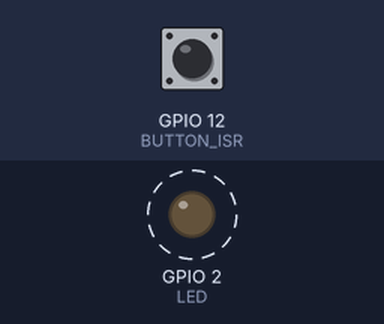
A program run on a simulated ESP32. Parts: output pins drawn as LEDs (lit = HIGH). Dashed ring = blinking. Inputs (shaded band) come from the test bench; at power-on: GPIO 12 (BUTTON_ISR) HIGH. What the program prints to the serial monitor is not drawn.

Above: at 0.2 s.
1.3 s: GPIO 12 (BUTTON_ISR) pulled LOW for 0.15 s
Timing chart, 0 to 10.4 s (numbered marks = the images above; inputs shaded):
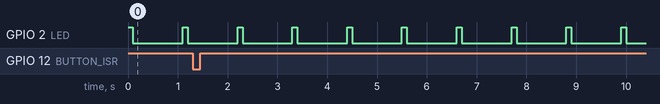

Measured:
- by itself, GPIO 2 (LED): alternates HIGH for 0.10 s and LOW for 1.0 s

The program:

main.cpp
```cpp
/*********************************************************************
* Exemplo para demonstrar o uso de semaforo binário dentro de uma ISR
* Por: Matheus Sousa
*********************************************************************/

/* Biblioteca Arduino Core */
#include <Arduino.h>

/* Bibliotecas FreeRTOS */
#include "freertos/FreeRTOS.h"
#include "freertos/task.h"
#include "freertos/semphr.h"

/* Macros */
#define LED 2
#define BUTTON_ISR 12

/* Definições */
SemaphoreHandle_t xSemaphoreHandle1;

TaskHandle_t xTaskHandleISR;

/* Protótipos */
void vISRCallBack(void);
void vTaskISR(void *Parameters);


/**
 * Task Setup
 *
 */
void setup()
{
	Serial.begin(9600);
	pinMode(LED, OUTPUT);
	pinMode(BUTTON_ISR, INPUT_PULLUP);
	attachInterrupt(digitalPinToInterrupt(BUTTON_ISR), vISRCallBack, FALLING);

	xSemaphoreHandle1 = xSemaphoreCreateBinary();
	xTaskCreate(vTaskISR, "Task ISR", configMINIMAL_STACK_SIZE + 1024, NULL, 3, &xTaskHandleISR);
}


/**
 * Task Loop
 *
 */
void loop()
{
	/* KeepAlive da aplicação */
	digitalWrite(LED, HIGH);
	vTaskDelay(pdMS_TO_TICKS(100));
	digitalWrite(LED, LOW);
	vTaskDelay(pdMS_TO_TICKS(1000));
}


/**
 * Função de CallBack da ISR
 *
 */
void vISRCallBack(void)
{

	BaseType_t xHighPriorityTaskWoken = pdTRUE;

	xSemaphoreGiveFromISR(xSemaphoreHandle1, &xHighPriorityTaskWoken);

	if (xHighPriorityTaskWoken == pdTRUE)
	{
		portYIELD_FROM_ISR();
	}
}


/**
 * Task ISR
 *
 */
void vTaskISR(void *Parameters)
{

	int32_t lCounter = 0;

	for (;;)
	{
		xSemaphoreTake(xSemaphoreHandle1, portMAX_DELAY);
		Serial.println("x: " + String(lCounter++));
	}
}
```
